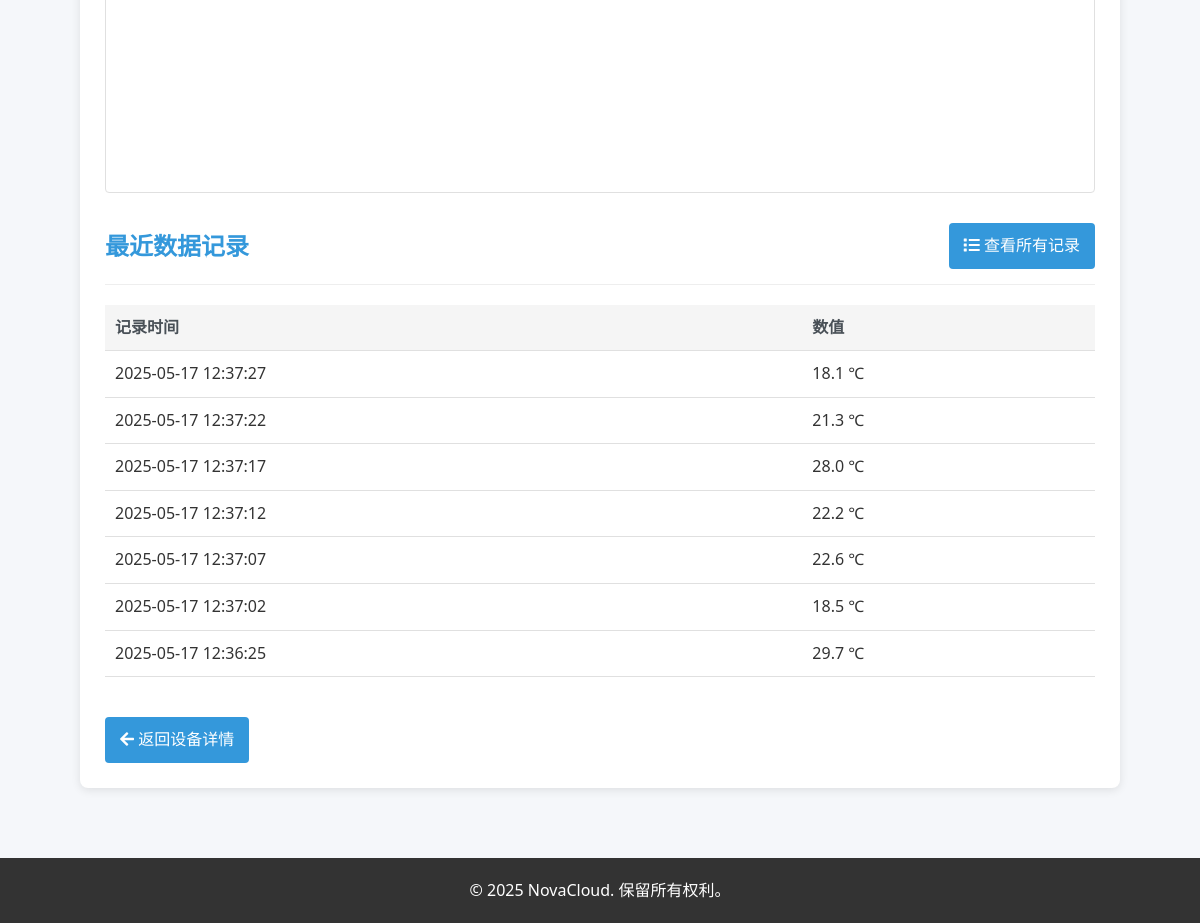
Before: /sensors/1/ (signed in, lower part) with the older database file.
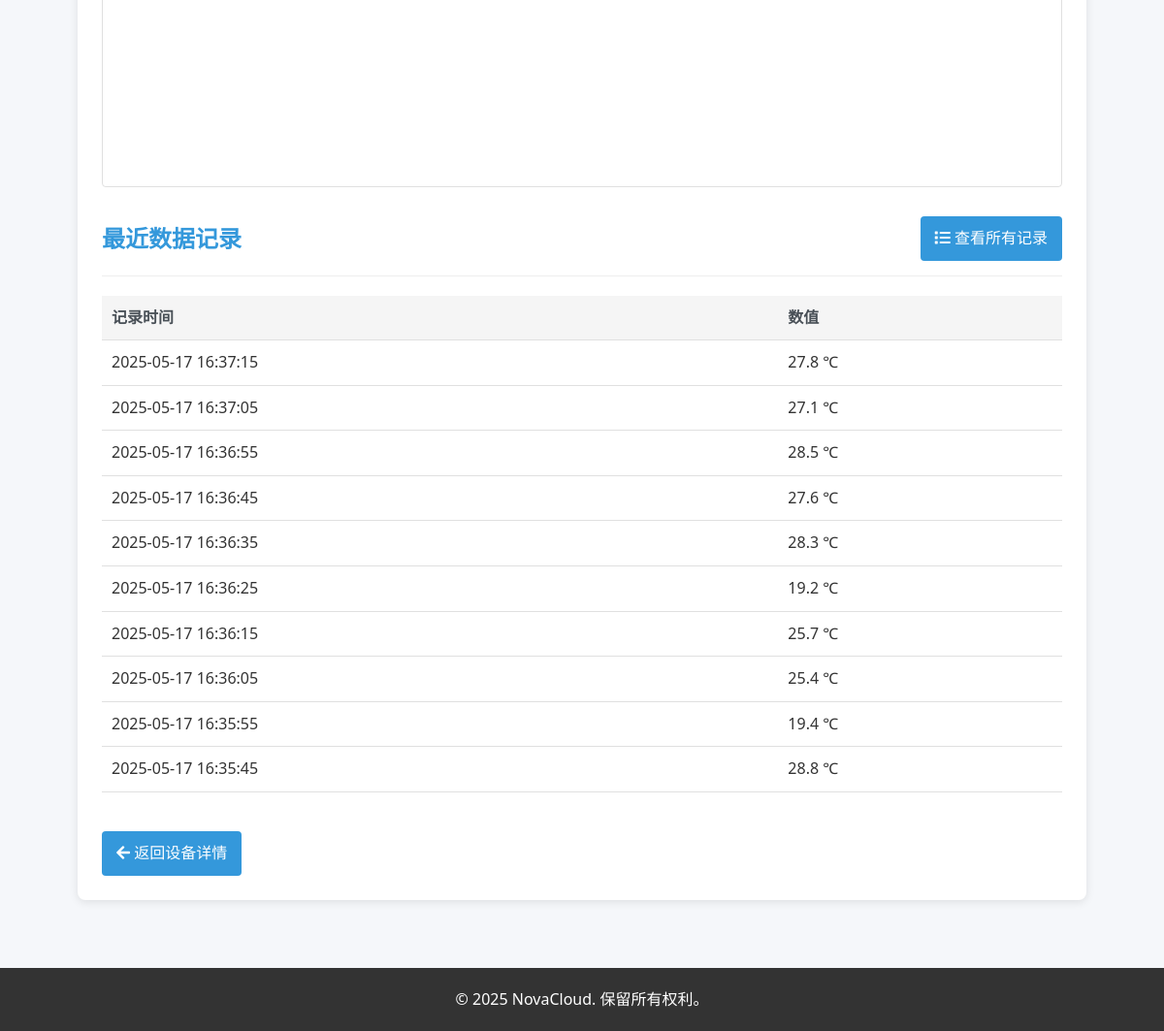
After: the same page with the newer database file.
### iot_devices/models.py (models this page shows, shortened)
class SensorData(models.Model):
    sensor = models.ForeignKey(Sensor, on_delete=models.CASCADE, related_name='data_points', verbose_name='传感器')
    timestamp = models.DateTimeField('记录时间', auto_now_add=True)
    value_float = models.FloatField('浮点数值', null=True, blank=True)
    value_string = models.CharField('字符串值', max_length=100, null=True, blank=True)
    value_boolean = models.BooleanField('布尔值', null=True, blank=True)
    class Meta:
        verbose_name = '传感器数据'
        verbose_name_plural = '传感器数据'
        ordering = ['-timestamp']
        indexes = [
            models.Index(fields=['sensor', '-timestamp'])
        ]

class Sensor(models.Model):
    name = models.CharField('传感器名称', max_length=100)
    sensor_type = models.CharField('传感器类型', max_length=50, help_text="例如：temperature, humidity")
    unit = models.CharField('单位', max_length=20, blank=True, null=True, help_text="例如：°C, %")
    device = models.ForeignKey(Device, on_delete=models.CASCADE, related_name='sensors', verbose_name='所属设备')
    value_key = models.CharField('值键名', max_length=50, help_text="用于从设备消息中提取该传感器值的键名")
    created_at = models.DateTimeField('创建时间', auto_now_add=True)
    class Meta:
        verbose_name = '传感器'
        verbose_name_plural = '传感器'
        ordering = ['device', 'name']

### iot_devices/views.py (the view)
# urls.py: path('sensors/<int:pk>/', views.SensorDetailView.as_view(), name='sensor_detail'),
class SensorDetailView(LoginRequiredMixin, DetailView):
    model = Sensor
    template_name = 'iot_devices/sensor_detail.html'
    context_object_name = 'sensor'
    def get_object(self):
        sensor = get_object_or_404(Sensor, id=self.kwargs['pk'])
        if sensor.device.project.owner != self.request.user:
            raise HttpResponseForbidden("您没有权限查看此传感器")
        return sensor
    def get_context_data(self, **kwargs):
        context = super().get_context_data(**kwargs)
        context['device'] = self.object.device
        context['recent_data'] = SensorData.objects.filter(sensor=self.object).order_by('-timestamp')[:10]
        return context

### templates/iot_devices/sensor_detail.html (shortened to what this page needs)
{% extends 'base.html' %}
{% load static %}
{% block content %}
<div class="content-section">
    <div class="sub-section">
        <div class="chart-container">
        </div>
    </div>
    <div class="sub-section">
        <div class="section-header">
            <h2>最近数据记录</h2>
            <a href="{% url 'iot_devices:sensor_data_list' sensor.id %}" class="btn btn-info">
                <i class="fas fa-list"></i> 查看所有记录
            </a>
        </div>
        {% if recent_data %}
            <div class="table-responsive">
                <table class="data-table">
                    <thead>
                        <tr>
                            <th>记录时间</th>
                            <th>数值</th>
                        </tr>
                    </thead>
                    <tbody>
                        {% for data_point in recent_data %}
                        <tr>
                            <td>{{ data_point.timestamp|date:"Y-m-d H:i:s" }}</td>
                            <td>
                                {% if data_point.value_float != None %}
                                    {{ data_point.value_float }} {{ sensor.unit }}
                                {% elif data_point.value_string != None %}
                                    {{ data_point.value_string }}
                                {% elif data_point.value_boolean != None %}
                                    {% if data_point.value_boolean %}是{% else %}否{% endif %}
                                {% else %}
                                    无数据
                                {% endif %}
                            </td>
                        </tr>
                        {% endfor %}
                    </tbody>
                </table>
            </div>
        {% else %}
            <div class="no-data">
                <p>暂无数据记录。</p>
            </div>
        {% endif %}
    </div>
    <div class="back-link">
        <a href="{% url 'iot_devices:device_detail' device.device_id %}" class="btn btn-light">
            <i class="fas fa-arrow-left"></i> 返回设备详情
        </a>
    </div>
</div>
{% endblock %}

Changed rows visible on the page:
no longer on this page (row unchanged): SensorData: timestamp "2025-05-17 12:37:27", value_float "18.1", {{ sensor.unit }} "℃"
no longer on this page (row unchanged): SensorData: timestamp "2025-05-17 12:37:22", value_float "21.3", {{ sensor.unit }} "℃"
no longer on this page (row unchanged): SensorData: timestamp "2025-05-17 12:37:17", value_float "28.0", {{ sensor.unit }} "℃"
no longer on this page (row unchanged): SensorData: timestamp "2025-05-17 12:37:12", value_float "22.2", {{ sensor.unit }} "℃"
no longer on this page (row unchanged): SensorData: timestamp "2025-05-17 12:37:07", value_float "22.6", {{ sensor.unit }} "℃"
no longer on this page (row unchanged): SensorData: timestamp "2025-05-17 12:37:02", value_float "18.5", {{ sensor.unit }} "℃"
no longer on this page (row unchanged): SensorData: timestamp "2025-05-17 12:36:25", value_float "29.7", {{ sensor.unit }} "℃"
added SensorData: timestamp "2025-05-17 16:37:15", value_float "27.8", {{ sensor.unit }} "℃"
added SensorData: timestamp "2025-05-17 16:37:05", value_float "27.1", {{ sensor.unit }} "℃"
added SensorData: timestamp "2025-05-17 16:36:55", value_float "28.5", {{ sensor.unit }} "℃"
added SensorData: timestamp "2025-05-17 16:36:45", value_float "27.6", {{ sensor.unit }} "℃"
added SensorData: timestamp "2025-05-17 16:36:35", value_float "28.3", {{ sensor.unit }} "℃"
added SensorData: timestamp "2025-05-17 16:36:25", value_float "19.2", {{ sensor.unit }} "℃"
added SensorData: timestamp "2025-05-17 16:36:15", value_float "25.7", {{ sensor.unit }} "℃"
added SensorData: timestamp "2025-05-17 16:36:05", value_float "25.4", {{ sensor.unit }} "℃"
added SensorData: timestamp "2025-05-17 16:35:55", value_float "19.4", {{ sensor.unit }} "℃"
added SensorData: timestamp "2025-05-17 16:35:45", value_float "28.8", {{ sensor.unit }} "℃"
